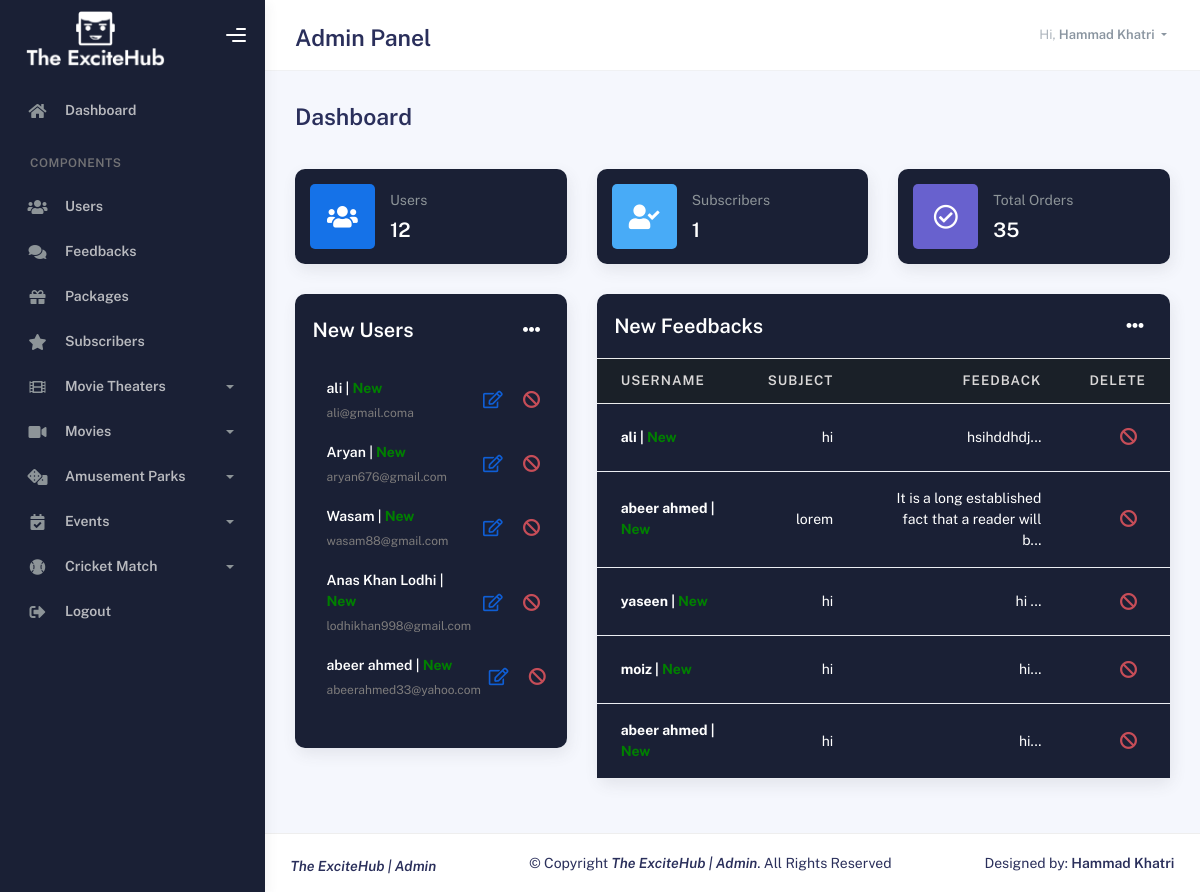
The page /admin/adminpanel.php (signed in) on the database its author committed.
### tables this page shows
CREATE TABLE `users` (
  `id` int(11) NOT NULL,
  `username` varchar(50) NOT NULL,
  `email` varchar(50) NOT NULL,
  `password` varchar(50) NOT NULL,
  `joindate` datetime NOT NULL DEFAULT current_timestamp()
);

CREATE TABLE `feedback` (
  `id` int(11) NOT NULL,
  `username` varchar(30) NOT NULL,
  `email` varchar(30) NOT NULL,
  `subject` varchar(256) NOT NULL,
  `feedback` varchar(256) NOT NULL,
  `time` datetime NOT NULL DEFAULT current_timestamp()
);

### admin/adminpanel.php (the view, shortened to what this page needs)
<!DOCTYPE html>
<html lang="en">
  <head>
    <link rel="stylesheet" href="assets/css/bootstrap.min.css" />
    <link rel="stylesheet" href="assets/css/plugins.min.css" />
    <link rel="stylesheet" href="assets/css/kaiadmin.min.css" />
    <link rel="stylesheet" href="assets/css/demo.css" />
    <link rel="stylesheet" href="assets/css/style.css">
  </head>
  <body>
    <div class="wrapper">
      <?php
	    include '_dbconnection.php';
      include "_nav.php";
      ?>
        <div class="container">
          <div class="page-inner">
            <div
              class="d-flex align-items-left align-items-md-center flex-column flex-md-row pt-2 pb-4"
            >
              <div>
                <h3 class="fw-bold mb-3">Dashboard</h3>
              </div>
            </div>
            <div class="row">
              <div class="col-xl-4">
                <a href="users.php">
                <div class="card card-stats card-round">
                  <div class="card-body">
                    <div class="row align-items-center">
                      <div class="col-icon">
                        <div
                          class="icon-big text-center icon-primary bubble-shadow-small"
                        >
                          <i class="fas fa-users"></i>
                        </div>
                      </div>
                      <?php
                      $sql="SELECT * FROM `users`";
                      $result=mysqli_query($conn,$sql);
                      $row=mysqli_num_rows($result);
                      ?>
                      <div class="col col-stats ms-3 ms-sm-0">
                        <div class="numbers">
                          <p class="card-category">Users</p>
                          <h4 class="card-title"><?php echo $row; ?></h4>
                        </div>
                      </div>
                    </div>
                  </div>
                </div>
              </a>
              </div>
              <div class="col-xl-4">
              <a href="subscribers.php">
                <div class="card card-stats card-round">
                  <div class="card-body">
                    <div class="row align-items-center">
                      <div class="col-icon">
                        <div
                          class="icon-big text-center icon-info bubble-shadow-small"
                        >
                          <i class="fas fa-user-check"></i>
                        </div>
                      </div>
                      <?php
                      $sql="SELECT * FROM `subscription`";
                      $result=mysqli_query($conn,$sql);
                      $row=mysqli_num_rows($result);
                      ?>
                      <div class="col col-stats ms-3 ms-sm-0">
                        <div class="numbers">
                          <p class="card-category">Subscribers</p>
                          <h4 class="card-title"><?php echo $row; ?></h4>
                        </div>
                      </div>
                    </div>
                  </div>
                </div>
                </a>
              </div>
              <div class="col-xl-4">
                <div class="card card-stats card-round">
                  <div class="card-body">
                    <div class="row align-items-center">
                      <div class="col-icon">
                        <div
                          class="icon-big text-center icon-secondary bubble-shadow-small"
                        >
                          <i class="far fa-check-circle"></i>
                        </div>
                      </div>
                      <?php
                      $sql_movie="SELECT * FROM `movie_order`";
                      $result_movie=mysqli_query($conn,$sql_movie);
                      $total_movie_tickets = 0;
                      while ($row_movie = mysqli_fetch_assoc($result_movie)) {
                          $total_movie_tickets += $row_movie['tickets'];
                      }
                      $sql_park="SELECT * FROM `park_order`";
                      $result_park=mysqli_query($conn,$sql_park);
                      $total_park_tickets = 0;
                      while ($row_park = mysqli_fetch_assoc($result_park)) {
                          $total_park_tickets += $row_park['tickets'];
                      }
                      $sql_event="SELECT * FROM `event_order`";
                      $result_event=mysqli_query($conn,$sql_event);
                      $total_event_tickets = 0;
                      while ($row_event = mysqli_fetch_assoc($result_event)) {
                          $total_event_tickets += $row_event['tickets'];
                      }
                      $sql_cricket="SELECT * FROM `cricket_order`";
                      $result_cricket=mysqli_query($conn,$sql_cricket);
                      $total_cricket_tickets = 0;
                      while ($row_cricket = mysqli_fetch_assoc($result_cricket)) {
                          $total_cricket_tickets += $row_cricket['tickets'];
                      }
                      $total= $total_event_tickets + $total_cricket_tickets + $total_park_tickets + $total_movie_tickets;
                        ?>
                      <div class="col col-stats ms-3 ms-sm-0">
                        <div class="numbers">
                          <p class="card-category">Total Orders</p>
                          <h4 class="card-title"><?php echo  $total; ?></h4>
                        </div>
                      </div>
                    </div>
                  </div>
                </div>
              </div>
            </div>
            <div class="row">
              <div class="col-md-4">
                <div class="card card-round">
                  <div class="card-body">
                    <div class="card-head-row card-tools-still-right">
                      <div class="card-title">New Users</div>
                      <div class="card-tools">
                        <div class="dropdown">
                          <button
                            class="btn btn-icon btn-clean me-0"
                            type="button"
                            id="dropdownMenuButton"
                            data-bs-toggle="dropdown"
                            aria-haspopup="true"
                            aria-expanded="false"
                          >
                            <i class="fas fa-ellipsis-h"></i>
                          </button>
                        </div>
                      </div>
                    </div>
                    <div class="card-list py-4">
                      <?php
                      $sqll = "SELECT * FROM `users` ORDER BY `id` DESC LIMIT 5";
                      $record = mysqli_query($conn, $sqll);
                      while ($user = mysqli_fetch_assoc($record)) {
                      ?>
                      <div class="item-list">
                        <div class="info-user ms-3">
                          <div class="username"><?php  echo $user['username']; ?>
                          |<b style="color:green; font-weight: bold;"> New</b>
                          </div>
                          <div class="status"><?php   echo $user['email']; ?></div>
                        </div>
                        <a href="update_user.php?id=<?php echo $user['id']; ?>" class="btn btn-icon btn-link op-8 me-1">
                            <i class="far fa-edit"></i>
                            </a>
                        <button class="btn btn-icon btn-link btn-danger op-8" data-id="<?php echo $user['id']; ?>" data-username="<?php echo $user['username']; ?>" data-bs-toggle="modal" data-bs-target="#userexampleModal">
                                <i class="fas fa-ban"></i>
                            </button>
                      </div>
                      <?php
                      }
                      ?>
                    </div>
                  </div>
                </div>
              </div>
              <div class="col-md-8">
                <div class="card card-round">
                  <div class="card-header">
                    <div class="card-head-row card-tools-still-right">
                      <div class="card-title">New Feedbacks
                        </div>
                      <div class="card-tools">
                        <div class="dropdown">
                          <button
                            class="btn btn-icon btn-clean me-0"
                            type="button"
                            id="dropdownMenuButton"
                            data-bs-toggle="dropdown"
                            aria-haspopup="true"
                            aria-expanded="false"
                          >
                            <i class="fas fa-ellipsis-h"></i>
                          </button>
                        </div>
                      </div>
                    </div>
                  </div>
                  <div class="card-body p-0">
                    <div class="table-responsive">
                      <table class="table align-items-center mb-0 ">
                        <thead class="thead-light">
                          <tr>
                            <th scope="col">Username</th>
                            <th scope="col" class="text-end">Subject</th>
                            <th scope="col" class="text-end">FeedBack</th>
                            <th scope="col" class="text-end">Delete</th>
                          </tr>
                        </thead>
                        <tbody>
                        <?php
                       $sql = "SELECT * FROM `feedback` ORDER BY `id` DESC LIMIT 5";
                       $result = mysqli_query($conn, $sql);
                       while($row=mysqli_fetch_assoc($result)){
                       ?>
                          <tr>
                            <th scope="row">
                              <?php  echo $row['username']; ?>
                              |<b style="color:green; font-weight: bold;"> New</b>
                            </th>
                            <td class="text-end"><?php echo $row['subject']; ?></td>
                            <td class="text-end"><?php echo substr($row['feedback'], 0, 50); ?>...</td>
                            <td class="text-end">
                            <button class="btn btn-icon btn-link btn-danger op-8" data-id="<?php echo $row['id']; ?>" data-bs-toggle="modal" data-bs-target="#exampleModal">
                                <i class="fas fa-ban"></i>
                            </button>
                            </td>
                          </tr>
                            <?php
                       }
                            ?>
                        </tbody>
                      </table>
                    </div>
                  </div>
                </div>
              </div>
            </div>
          </div>
        </div>
        <?php
        include '_footer.php';
        ?>
      </div>
    </div>
  </body>
</html>

### admin/assets/css/style.css (style rules this page uses)
.card-round { background: #1a2035!important; }
.card-title { color: #ffff!important; }
.card { background: #1a2035!important; }
.table>tbody>tr>td, .table>tbody>tr>th { background: #1a2035!important; color: #ffff!important; }
.table>thead>tr>th { background: #1a2028!important; color: #dad8d8!important; }
.username { color: #ffff!important; }
.btn-clean { color: #ffff!important; }

### rows shown on the page
users: username "ali", email "ali@gmail.coma"
users: username "Aryan", email "aryan676@gmail.com"
users: username "Wasam", email "wasam88@gmail.com"
users: username "Anas Khan Lodhi", email "lodhikhan998@gmail.com"
users: username "abeer ahmed", email "abeerahmed33@yahoo.com"
feedback: username "ali", subject "hi", feedback "hsihddhdj"
feedback: username "abeer ahmed", subject "lorem", feedback "It is a long established fact that a reader will b"
feedback: username "yaseen", subject "hi", feedback "hi"
feedback: username "moiz", subject "hi", feedback "hi"
feedback: username "abeer ahmed", subject "hi", feedback "hi"

### other values the page prints
$_SESSION['username'] "Hammad Khatri"
$row "12"
$row "1"
$total "35"
